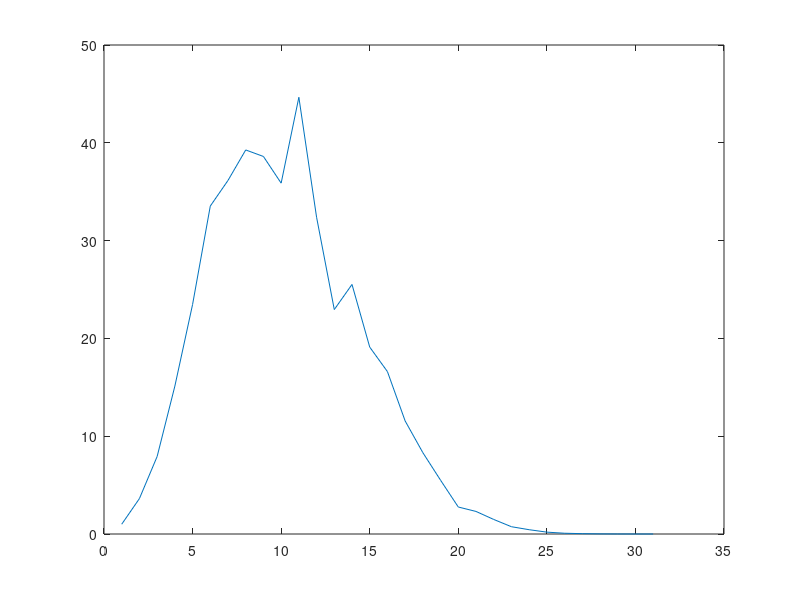

Here is the MATLAB script that generated this plot: (Note: this script raises an error after producing the figure.)
%% AUTHOR: Max Sibeijn. DATE: 31/03/21

clear all 
close all
clc

addpath('StructFiles')

rng default
tic
savestruct = 0; % 1 to save struct file, 0 to not save
%% SETTINGS

rng default
order = 30; %Order of the generated model
mm = ceil(1*order); % number of steps used for forecasting
h_r = 1:mm;
h_range = h_r;
nscale = 4.5; %size of training set = nscale*(p+h)
delta = 0.1; % noise parameter
Windows = 100; %Number of windows
N = ceil(nscale*(order*2))+2*mm; % change depending on size of windows
pmax = round(1.2*order);
MC = 100;
MonteCarloLoops = MC;

Alpha = 100/(N-2*mm);
ratio = 2;
% BVIC parameters
Beta1 = 1;%*round(ratio*Alpha);
Beta2 = 5;%*round(ratio*Alpha);
Gamma = 1;%Alpha;

P = zeros(Windows,order);
Poly = zeros(Windows,order+1);

Nts = N*MC; % length of X

X = zeros(Windows,3*Nts);
Xnorm = zeros(Windows,3*Nts);
Y = zeros(Windows,3*Nts);

%create matrix for h
hsize = numel(h_range);
h_save1 = zeros(hsize,Windows*MC);
h_save2 = zeros(hsize,Windows*MC);
h_saveAIC = zeros(hsize,Windows*MC);
h_saveBIC = zeros(hsize,Windows*MC);
h_saveC = zeros(hsize,Windows*MC);

for j = 1:Windows
    for k = 1:order/2
        mag = 0.5+0.49*rand; % magnitude of the pole
        angle = pi*rand;%2*pi*(k-1)/order; % phase angle of the pole
        c_real = cos(angle)*mag;
        c_imag = sin(angle)*mag;
        
        if rand > 0.5
            P(j,2*k - 1) = c_real + c_imag*1i;
            P(j,2*k) = c_real - c_imag*1i;
        else
            P(j,2*k - 1) = sign(rand-0.5)*(rand*0.5+0.49);%c_real;
            P(j,2*k) = sign(rand-0.5)*(rand*0.5+0.49);%-c_real;
%             P(j,2*k - 1) = sign(rand-0.5)*(0.1+rand*0.75)+0i;
%             P(j,2*k) = sign(rand-0.5)*(0.1+rand*0.75)+0i;
        end
    end
    W = normrnd(0,1,[1 3*Nts]); % Generate error dynamics
    Z = normrnd(0,1,[1 3*Nts]); % measurement noise
    Poly(j,:) = poly(P(j,:));
    X(j,:) = filter(1,Poly(j,:),W);
    Xnorm(j,:) = (X(j,:)-mean(X(j,:)))/std(X(j,:));
    Y(j,:) = Xnorm(j,:) + delta*Z;
end


Y = Y(:,2*Nts+1:end);
[rows,~] = find(isnan(Y));
nanrows = unique(rows);
Y(nanrows,:) = [];%Y(nanrows-1,:);

plot(mean(abs(Poly)))

%%
counter = 0;
for mc = 1:MC
    XM = Y(:,1+N*(mc-1):N*mc);
    XM = XM';



%% Model
for zz = 1:Windows-length(nanrows)

    Xloop = XM(:,zz); % The samples belonging to the zz'th window
    Xloop = (Xloop - mean(Xloop));%/std(Xloop);
    NT = 0.5*N+(N/2-mm);%ceil(0.5*(1.2*order+2*mm)+.5); % Determines the size of forecast set 
    XT = zeros(2*NT-N,1);
    XT = Xloop(N-NT+1:NT);
    XT2 = XT(mm+1:end);
    
   


p = 1:pmax;%order+ceil(0.33*order);
idx = 1:numel(p);
acf = autocorr(XT,'NumLags',length(XT)-1);
acf2 = autocorr(XT2,'NumLags',length(XT2)-1);
% logL = zeros(length(p),1);
biasX = zeros(length(p),mm);
varX = zeros(length(p),mm);
        

for i = 1:numel(p)


    % LogLikelihood computation by OLS: 
    %Choose Xloop for in-sample forecast/ Choose XT for out-of-sample
    %forecast
    Xk = XT; 
    Xk2 = XT2;
    rL = acf(2:p(i)+1);
     XLS = hankel(flip(Xk(p(i):end-1)),flip(Xk(1:p(i)))); % tranposed hankel matrix
     YLS = flip(Xk(p(i)+1:end));
     phiLS = (XLS'*XLS)\XLS'*YLS;
     
     XLS2 = hankel(flip(Xk2(p(i):end-1)),flip(Xk2(1:p(i)))); % tranposed hankel matrix
     YLS2 = flip(Xk2(p(i)+1:end));
     phiLS2 = (XLS2'*XLS2)\XLS2'*YLS2;
%     phi_burg = arburg(Xk,i);
%     phiLS = -phi_burg(2:end)';
%    
%      phiLS = lsqr(XLS,YLS,1e-6,25);



%     ISL = length(Xk)-max(p);             % in-sample size
    ISL = length(Xk)-p(i);%max(p); 
    ISL2 = length(Xk2)-p(i);
%     eps = zeros(ISL,1);
    for k = 1:ISL
    eps(k,i) = Xk(p(i)+k) - phiLS'*flip(Xk(k:p(i)+k-1));
    end
    
    for k2 = 1:ISL2
    eps2(k2,i) = Xk2(p(i)+k2) - phiLS2'*flip(Xk2(k2:p(i)+k2-1));
    end
    sigma2(i) = (ISL)\sum(eps(:,i).^2);
    sigma2_2(i) = ISL2\sum(eps2(:,i).^2);
    

    logL(i,zz) = -length(XT)*log(sigma2(i)');
    logL2(i,zz) = -length(XT2)*log(sigma2_2(i)');


       R_n = toeplitz(acf2(1:p(i))); %AUTOCORRELATION MATRIX R
    for m = 1:mm
        rho_n = acf2(m+1:m+p(i));        %AUTOCORRELATION FUNCTION rho
        phi_f = R_n\rho_n;              % PHI autoregressive coefficient vector
        errorX(i,m) = Xloop(N-NT-m+mm+1) - phi_f'*XT2(1:p(i));
        varX(i,m)   = var(XT2)*(1- phi_f'*rho_n);
    end
    
    
    
    b2X(i,1) = norm(errorX(i,:))^2/mm;
    vX(i,1)  = sum(varX(i,:))/mm;
end


mlogL = logL(:,zz);
mlogL2 = logL2(:,zz);
mmse = mean(b2X,2);
mvar = mean(vX,2);
   
% end
    
% [mlogL, mmse, mvar, acf] = bcast(Xloop,XT,N,NT,mm,order);
    



%% Criterion

[~,pml] = max(mlogL);
[~,pml2] = max(mlogL2);
% [~,ptest] = min(mlogL);
% 
[~,pmse] = min(mmse);
[~,pvar] = min(mvar);





% penal2 = mmse + (mmse.^2 + mmse);

fvec = [-mlogL2/abs(mlogL2(pml2)), mmse/mmse(pml2), mvar/mvar(pml2)];
% fvec = [c*mlogL/mlogL(pml), penal2/penal2(pml), mvar/mvar(pml)];


W1 = [1; Beta1; Gamma];
W2 = [1; Beta2; Gamma];
[obj1, pmin1] = min(fvec*W1); %+p'/30 % BVIC
[obj2, pmin2] = min(fvec*W2); %+p'/30 % BVIC

aic2 = -mlogL + 2*p';
[aic, bic] = aicbic(mlogL/2,p',length(XT));
aicc = aic + (2*p'.^2+2*p')./(ISL - p' - 1);

[~,paic] = min(aic);
[~,pbic] = min(bic);

paic = p(paic);

[~,pc] = min(aicc);
pc = p(pc);




%% Forecast

pf = p(pmin1);
pf2 = p(pmin2);


%% YULE-WALKER METHOD
% [f_err, f_aic, f_ml, f_c, Va, Vaic, Vml, Vc] = fcast(Xloop,XT,acf,pf,paic,pml,pc,mm,NT);
fm = mm;
for fh = 1:fm
    
    rho_A = acf2(fh+1:pf+fh);
    R_A = toeplitz(acf2(1:pf));
    phi_A = R_A\rho_A;
    
    rho_A2 = acf2(fh+1:pf2+fh);
    R_A2 = toeplitz(acf2(1:pf2));
    phi_A2 = R_A2\rho_A2;
    
    
    rho_aic = acf(fh+1:paic+fh);
    R_aic = toeplitz(acf(1:paic));
    phi_aic = R_aic\rho_aic;
    
    
    rho_ml = acf(fh+1:pbic+fh);
    R_ml = toeplitz(acf(1:pbic));
    phi_ml = R_ml\rho_ml;
    
    rho_c = acf(fh+1:pc+fh);
    R_c = toeplitz(acf(1:pc));
    phi_c = R_c\rho_c;
    
    Xa(fh) = phi_A'*flip(Xloop(NT-pf+1:NT)); 
    Va(fh) = var(XT2)*(1 - phi_A'*rho_A);
    
    Xa2(fh) = phi_A2'*flip(Xloop(NT-pf2+1:NT)); 
    Va2(fh) = var(XT2)*(1 - phi_A2'*rho_A2);

    Xaic(fh) = phi_aic'*flip(Xloop(NT-paic+1:NT)); 
    Vaic(fh) = var(XT)*(1 - phi_aic'*rho_aic);
    
    Xml(fh) = phi_ml'*flip(Xloop(NT-pbic+1:NT)); 
    Vml(fh) = var(XT)*(1 - phi_ml'*rho_ml);
    
    
    Xc(fh) = phi_c'*flip(Xloop(NT-pc+1:NT)); 
    Vc(fh) = var(XT)*(1 - phi_c'*rho_c);
    
end



Xf = Xloop(NT+h_range(1):NT+h_range(end));
f_err = Xa(h_range)'- Xf;
f_err2 = Xa2(h_range)'- Xf;
f_aic = Xaic(h_range)'-Xf;
f_ml = Xml(h_range)'-Xf;
f_c = Xc(h_range)'-Xf;

Nrm = mean(abs(diff(XT2)));
h_save1(:,zz+Windows*(mc-1))= (f_err).^2;
h_save2(:,zz+Windows*(mc-1))= (f_err2).^2;
h_saveAIC(:,zz+Windows*(mc-1))= (f_aic).^2;
h_saveBIC(:,zz+Windows*(mc-1))= (f_ml).^2;
h_saveC(:,zz+Windows*(mc-1))= (f_c).^2;

% 
% h_save1(:,mc+MC*(zz-1))= abs(f_err)/Nrm;
% h_save2(:,mc+MC*(zz-1))= abs(f_err2)/Nrm;
% h_saveAIC(:,mc+MC*(zz-1))= abs(f_aic)/Nrm;
% h_saveBIC(:,mc+MC*(zz-1))= abs(f_ml)/Nrm;
% h_saveC(:,mc+MC*(zz-1))= abs(f_c)/Nrm;

%% Validation test
MSE_F(zz,mc) = mean(f_err.^2);
MSE_F2(zz,mc) = mean(f_err2.^2);

MSE_B(zz,mc) = mmse(pmin1);
MSE_AIC(zz,mc) = mean(f_aic.^2);
MSE_ML(zz,mc) = mean(f_ml.^2);
MSE_C(zz,mc) = mean(f_c.^2);
% MSE_F(zz,mc) = mean(abs(f_err)/Nrm);
% MSE_F2(zz,mc) = mean(abs(f_err2)/Nrm);
% 
% MSE_B(zz,mc) = mmse(pmin1);
% MSE_AIC(zz,mc) = mean(abs(f_aic)/Nrm);
% MSE_ML(zz,mc) = mean(abs(f_ml)/Nrm);
% MSE_C(zz,mc) = mean(abs(f_c)/Nrm);


V_F(zz,mc) = mean(Va); 
V_F2(zz,mc) = mean(Va2); 
V_B(zz,mc) = mvar(pmin1);
V_AIC(zz,mc) = mean(Vaic);
V_ML(zz,mc) = mean(Vml);
V_C(zz,mc) = mean(Vc);

CB = 1.96*sqrt(Va);


p1(zz,mc) = pf;
p12(zz,mc) = pf2;
p2(zz,mc) = paic;
p3(zz,mc) = pbic;
p4(zz,mc) = pc;
end



MaxB(mc) = max(MSE_B(:,mc));
MaxF(mc) = max(MSE_F(:,mc));
MaxAIC(mc) = max(MSE_AIC(:,mc));
MaxML(mc) = max(MSE_ML(:,mc));
MaxC(mc) = max(MSE_C(:,mc));

MinB(mc) = min(MSE_B(:,mc));
MinF(mc) = min(MSE_F(:,mc));
MinAIC(mc) = min(MSE_AIC(:,mc));
MinML(mc) = min(MSE_ML(:,mc));
MinC(mc) = min(MSE_C(:,mc));

[pt(mc),h1(mc)] = signrank(MSE_F(:,mc),MSE_AIC(:,mc));
[pt2(mc),h2(mc)] = signrank(MSE_F(:,mc),MSE_ML(:,mc));
[pt3(mc),h3(mc)] = signrank(MSE_F(:,mc),MSE_C(:,mc));
[pt4(mc),h4(mc)] = signrank(MSE_F(:,mc),MSE_F2(:,mc));

gr = {'bvic1','bvic2','aic','bic','aicc'};
pKW(mc) = kruskalwallis([MSE_F(:,mc) MSE_F2(:,mc) MSE_AIC(:,mc) MSE_ML(:,mc) MSE_C(:,mc)],gr,'off');
pAN(mc) = anova1([MSE_F(:,mc) MSE_F2(:,mc) MSE_AIC(:,mc) MSE_ML(:,mc) MSE_C(:,mc)],gr,'off');
counter = counter+1;
if counter == ceil(.33*MonteCarloLoops)
    disp('one thirds done.')
end
if counter == ceil(.66*MonteCarloLoops)
   disp('two thirds done..') 
end
if counter == ceil(.90*MonteCarloLoops)
    disp('Almost done...')
end

end

%% Distributions
% One vector containng all MSE estimates
mseB = MSE_B(:);
mseF = MSE_F(:);
mseF2 = MSE_F2(:);
mseAIC = MSE_AIC(:);
mseML = MSE_ML(:);
mseC = MSE_C(:);

% vector containing all theoretical variance estimates
tvarB = V_B(:);
tvarF = V_F(:);
tvarF2 = V_F2(:);
tvarAIC = V_AIC(:);
tvarML = V_ML(:);
tvarC = V_C(:);



psaveF = p1(:);
psaveF2 = p12(:);
psaveAIC = p2(:);
psaveML = p3(:);
psaveC = p4(:);
toc








%% Statistical Properties
sympref('FloatingPointOutput',1);
format short
% Means
meanB = mean(mseB);
meanF = mean(mseF);
meanF2 = mean(mseF2);
meanAIC = mean(mseAIC);
meanML = mean(mseML);
meanC = mean(mseC);
muVec = round([meanF; meanF2; meanAIC; meanML; meanC],3);

% Variance
varB = var(mseB);
varF = var(mseF);
varF2 = var(mseF2);
varAIC = var(mseAIC); 
varML = var(mseML);
varC = var(mseC);
varVec = round([varF; varF2; varAIC; varML; varC],3);

% Medians
medB = median(mseB);
medF = median(mseF);
medF2 = median(mseF2);
medAIC = median(mseAIC);
medML = median(mseML);
medC = median(mseC);
medVec = round([medF; medF2; medAIC; medML; medC],3);



orderVec = round([mean(psaveF); mean(psaveF2); mean(psaveAIC); mean(psaveML); mean(psaveC)],2);

TVarVec = round([mean(tvarF); mean(tvarF2); mean(tvarAIC); mean(tvarML); mean(tvarC)],3);

hVec = [NaN; sum(h4); sum(h1); sum(h2); sum(h3)]*100/MC;



comVec = [muVec, varVec, TVarVec, orderVec];
Criterion = {'BVIC (beta1)'; 'BVIC (beta2)'; 'AIC' ;'BIC'; 'AICc'};
T = table(Criterion, muVec, varVec, medVec, orderVec,TVarVec, hVec, 'VariableNames',{'Criterion','Mean (MSE) ','Variance (MSE)' ,'Median (MSE)','Av. order','Th. Variance','h-Values'});
% writetable(T,'setting1.csv')


fprintf("$BVIC (\\beta = "+Beta1+")$ & %8.3f & %8.2f & %8.2f & %8.1f \\\\ \n", comVec(1,:)')
fprintf("$BVIC (\\beta = "+Beta2+")$ & %8.3f & %8.2f & %8.2f & %8.1f \\\\  \n", comVec(2,:)')
fprintf('$AIC$ & %8.3f & %8.2f & %8.2f & %8.1f \\\\  \n', comVec(3,:)')
fprintf('$BIC$ & %8.3f & %8.2f & %8.2f & %8.1f \\\\ \n', comVec(4,:)')
fprintf('$AICc$ & %8.3f & %8.2f & %8.2f & %8.1f \\\\  \n', comVec(5,:)')




plot(Xloop)
hold on
plot(N-NT+1:NT,XT,'LineWidth',1.5)
plot(NT+1:NT+fm,Xa,'LineWidth',1.5)
plot(NT+1:NT+fm,Xc,'LineWidth',1.5)
legend('X_{window}','X_{fit}','F_{bvic}','F_{aicc}')

%% create struct

if savestruct > 0.5

delta_dB = -10*log10(delta);
INFO = struct('SaveStructure','Info-N-order-horizon-beta1-beta2-gamma.mat','Order',order,'Horizon',mm,'delta',delta,'Training_set',N,'Poles',P,'AR_Parameters',Poly,'Beta1',Beta1,'Beta2',Beta2,'Gamma',Gamma,'MSE_BVIC',MSE_F,'MSE_AIC',MSE_AIC,'MSE_ML',MSE_ML,'MSE_C',MSE_C,'p_select1',psaveF,'p_select2',psaveF2,'p_aicc',psaveC,'TABLE',T,'pANOVA',pAN,'pKW',pKW);
filename = "StructFiles/EXPERIMENT2/"+N+"-"+pmax+"-"+ order+ "-"+ mm +"-"+nscale+".mat";
save(filename,'INFO');
end

% if savestruct > 0.5
% 
% delta_dB = -10*log10(delta);
% INFO = struct('SaveStructure','Info-N-order-horizon-beta1-beta2-gamma.mat','Order',order,'Horizon',mm,'delta',delta,'Training_set',N,'Poles',P,'AR_Parameters',Poly,'Beta1',Beta1,'Beta2',Beta2,'Gamma',Gamma,'MSE_BVIC',MSE_F,'MSE_AIC',MSE_AIC,'MSE_ML',MSE_ML,'MSE_C',MSE_C,'p_select1',psaveF,'p_select2',psaveF2,'p_aicc',psaveC,'TABLE',T);
% filename =  "StructFiles/h_ranges/Synth-order-" + h_range(1) + "-h-"+ mm + "-pm-" + pmax + "-N-" + N +".mat";
% save(filename,'INFO');
% end

% MSFE(:,h_range) = muVec;
% 
% fvec(:,1) = fvec(:,1) + 2;
% 
% 
MSFE = [mean(h_save1,2), mean(h_save2,2), mean(h_saveAIC,2), mean(h_saveBIC,2), mean(h_saveC,2)] ;

MSFEn = MSFE./MSFE(:,3);

figure
plot(h_r, MSFE','LineWidth',1.5)
xlabel('h')
ylabel('Average MSFE')
title('Average MSFE for each prediction horizon')
legend("BVIC(r="+ratio+")","BVIC(r="+Beta2/Beta1*ratio+")",'AIC','BIC','AICc')


figure
plot(h_r, MSFEn','LineWidth',1.5)
xlabel('h')
ylabel('Average MSFE')
title('Average MSFE for each prediction horizon (normalized)')
legend("BVIC(r="+ratio+")","BVIC(r="+Beta2/Beta1*ratio+")",'AIC','BIC','AICc')

%% EXTRA
 % Histogram for maximum MSE

% 
% % 
% % 
% figure
% BW2 = .1;
% M = max([MaxAIC,MaxF,MaxML,MaxC]);
% ax = [0 M+.5 0 15];
% hline = mean(MaxF);
% haic = mean(MaxAIC);
% hbic = mean(MaxML);
% hC = mean(MaxC);
% hold on
% % subplot(4,1,1), histogram(MaxB,'BinWidth',BW2)
% % axis(ax)
% 
% title('BVIC (backcast)')
% 
% subplot(4,1,1), 
% xline(hline, '--k','LineWidth',2)
% hold on
% histogram(MaxF,'BinWidth',BW2)
%   axis(ax)
%   legend('Mean')
% title('BVIC')
% 
% subplot(4,1,2),
% xline(haic, '--k','LineWidth',2)
% hold on
%  histogram(MaxAIC,'BinWidth',BW2)
% axis(ax)
% 
% legend('Mean')
% title('AIC')
% 
% subplot(4,1,3),
% xline(hbic, '--k','LineWidth',2)
% hold on
%  histogram(MaxML,'BinWidth',BW2)
% axis(ax)
% legend('Mean')
% title('BIC')
% 
% subplot(4,1,4), xline(hC, '--k','LineWidth',2)
% hold on
% histogram(MaxC,'BinWidth',BW2)
% 
% axis(ax)
% xlabel('MSE')
% title('AICc')
% legend('Mean')




figure
histogram(psaveF)
title("\bf{BVIC($\beta$ = "+Beta1+", $\gamma$ = "+Gamma+")}",'FontSize',20,'Interpreter','latex')
xlabel('selected order','FontSize',16)
ylabel('number of times selected','FontSize',16)
 ylim([0 1200])
 set(gca,'FontSize',15);

figure
histogram(psaveF2)
title("\bf{BVIC($\beta$ = "+Beta2+", $\gamma$ = "+Gamma+")}",'FontSize',20,'Interpreter','latex')
xlabel('selected order','FontSize',16)
ylabel('number of times selected','FontSize',16)
ylim([0 1200])
set(gca,'FontSize',15);
% figure
% histogram(psaveML)
% title('BIC')
% xlabel('selected order by method')
figure
histogram(psaveC)
title("\bf{AICc}",'FontSize',20,'Interpreter','latex')
xlabel('selected order','FontSize',16)
ylabel('number of times selected','FontSize',16)
ylim([0 1200])
set(gca,'FontSize',15);
% mp1 = mean(p1,1);
% mp2 = mean(p2,1);
% figure
% histogram(mp1,20)
% xlim([0 15])
% title('BVIC')
% figure
% histogram(mp2,20)
% xlim([0 15])
% title('AICc')


% figure
% plot(fvec,'LineWidth',1.3)
% hold on
% plot(2*p/ISL,'LineWidth',1.3)
% plot((2*p'+ (2*p'.^2+2*p')./(ISL - p' - 1))/ISL,'LineWidth',1.3)
% xlabel('model order')
% ylabel('penalty magnitude')
% 
% legend('-logL','mse','var','AIC','AICc')
% title('Penalty terms')

%% kruskall wallis test
% gv = [mseF mseF2 mseAIC mseML mseC];
% ppkw = kruskalwallis(gv);
pkw = zeros(100,mm);
for ki = 1:mm
HH1 = h_save1(ki,:);
HH2 = h_save2(ki,:);
HH3 = h_saveAIC(ki,:);
HH4 = h_saveBIC(ki,:);
HH5 = h_saveC(ki,:);


H1 = reshape(HH1,100,100);
H2 = reshape(HH2,100,100);
H3 = reshape(HH3,100,100);
H4 = reshape(HH4,100,100);
H5 = reshape(HH5,100,100);

for i =1:100
pkw(i,ki) = kruskalwallis([H1(:,i),H2(:,i),H3(:,i),H4(:,i),H5(:,i)],{'bvic1','bvic2','aic','bic', 'aicc'},'off');
pan(i,ki) = anova1([H1(:,i),H2(:,i),H3(:,i),H4(:,i),H5(:,i)],{'bvic1','bvic2','aic','bic', 'aicc'},'off');
end
end

figure
hold on
boxplot(pkw);
ylabel('p-value','FontSize',16)
xlabel('forecast horizon','FontSize',16)
title('Kruskal-Wallis test','FontSize',16)
yline(0.05,'--k','LineWidth',1.3)
ylim([0 1.05])
xticks([0, 5, 10, 15, 20, 25, 30]) 
xticklabels([0, 5, 10, 15, 20, 25, 30])
figure
hold on
boxplot(pan)
title('One-way ANOVA test','FontSize',16)
ylabel('p-value','FontSize',16)
xlabel('forecast horizon','FontSize',16)
yline(0.05,'--k','LineWidth',1.3)
ylim([0 1.05])
xticks([0, 5, 10, 15, 20, 25, 30]) 
xticklabels([0, 5, 10, 15, 20, 25, 30])
